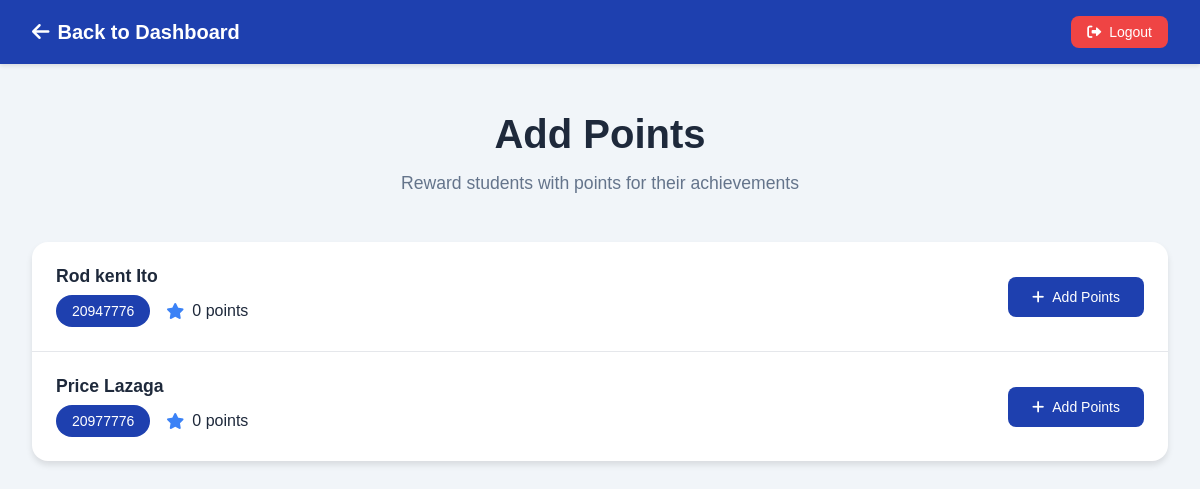
The app's page /admin/add-points (signed in), older data.
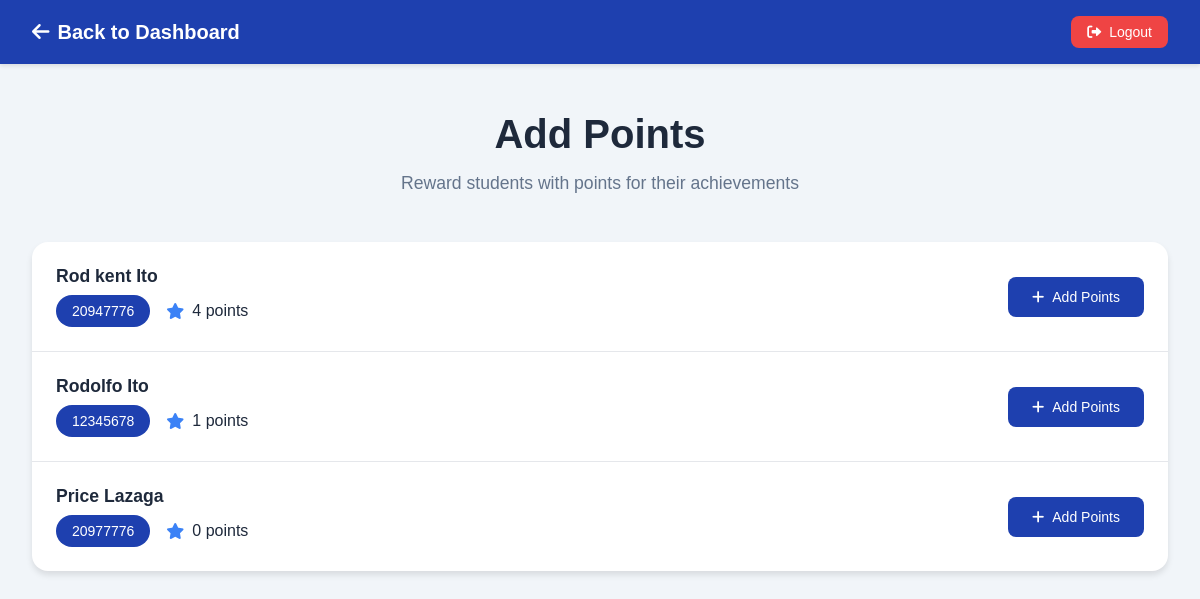
The same page, newer data.
### models.py (models this page shows, shortened)
class User(db.Model):
    __tablename__ = 'users'
    id = db.Column(db.Integer, primary_key=True)
    id_number = db.Column(db.String(20), unique=True, nullable=False)
    email = db.Column(db.String(120), unique=True, nullable=False)
    first_name = db.Column(db.String(50), nullable=False)
    middle_name = db.Column(db.String(50))
    last_name = db.Column(db.String(50), nullable=False)
    course = db.Column(db.String(100), nullable=False)
    year_level = db.Column(db.String(20), nullable=False)
    password = db.Column(db.String(200), nullable=False)
    profile_image = db.Column(db.String(200))
    is_admin = db.Column(db.Boolean, default=False, nullable=False)
    is_active = db.Column(db.Boolean, default=True)
    remaining_sessions = db.Column(db.Integer, default=30)
    points = db.Column(db.Integer, default=0)
    created_at = db.Column(db.DateTime, default=datetime.utcnow)
    updated_at = db.Column(db.DateTime, default=datetime.utcnow, onupdate=datetime.utcnow)
    sessions = db.relationship('Session', backref='user', lazy=True)
    reservations = db.relationship('Reservation', backref='user', lazy=True)
    feedback = db.relationship('Feedback', backref='user', lazy=True)

### app.py (the view, shortened to what this page needs)
@app.route('/admin/add-points', methods=['GET'])
@app.route('/admin/users/<int:user_id>/add-points', methods=['GET', 'POST'])
@login_required
@admin_required
def add_points(user_id=None):
    if request.method == 'GET':
        if user_id is None:
            users = User.query.filter_by(is_admin=False).order_by(User.last_name).all()
            return render_template('add_points.html', users=users)
        else:
            user = User.query.get_or_404(user_id)
            return render_template('add_points.html', user=user)

### app.py (called while the page is built)
def login_required(f):
    @wraps(f)
    def decorated_function(*args, **kwargs):
        if 'user_id' not in flask_session:
            flash('Please log in to access this page.', 'error')
            return redirect(url_for('index'))
        return f(*args, **kwargs)
    return decorated_function

def admin_required(f):
    @wraps(f)
    def decorated_function(*args, **kwargs):
        if 'user_id' not in flask_session:
            flash('Please log in to access this page.', 'error')
            return redirect(url_for('index'))
        user = User.query.filter_by(id_number=flask_session['user_id']).first()
        if not user or not user.is_admin:
            flash('Unauthorized access. Admin privileges required.', 'error')
            return redirect(url_for('home'))
        return f(*args, **kwargs)
    return decorated_function

### templates/add_points.html (shortened to what the changed rows need)
<!DOCTYPE html>
<html lang="en">
<head>
    <link rel="stylesheet" href="https://cdnjs.cloudflare.com/ajax/libs/font-awesome/6.0.0/css/all.min.css">
</head>
<body>
    <main class="main-content">
        <div class="header">
            <h1>Add Points</h1>
        </div>
        {% if user %}
            <div class="student-card">
                <div class="student-card-header">
                    <h2 class="student-card-title">
                        <i class="fas fa-user-graduate"></i>
                        Student Information
                    </h2>
                </div>
                <div class="student-card-info">
                    <div class="info-item">
                        <span class="info-label">Name</span>
                        <span class="info-value">{{ user.first_name }} {{ user.last_name }}</span>
                    </div>
                    <div class="info-item">
                        <span class="info-label">ID Number</span>
                        <span class="info-value">{{ user.id_number }}</span>
                    </div>
                    <div class="info-item">
                        <span class="info-label">Course</span>
                        <span class="info-value">{{ user.course }}</span>
                    </div>
                    <div class="info-item">
                        <span class="info-label">Year Level</span>
                        <span class="info-value">{{ user.year_level }}</span>
                    </div>
                    <div class="info-item">
                        <span class="info-label">Current Points</span>
                        <span class="info-value">
                            <i class="fas fa-star"></i>
                            {{ user.points }}
                        </span>
                    </div>
                </div>
            </div>
            <form class="points-form" id="addPointsForm">
                <div class="form-group">
                    <label class="form-label" for="points">
                        <i class="fas fa-plus-circle"></i>
                        Number of Points to Add
                    </label>
                    <input type="number" class="form-input" id="points" name="points" min="1" required placeholder="Enter points to add">
                </div>
                <button type="submit" class="btn btn-primary">
                    <i class="fas fa-plus"></i>
                    Add Points
                </button>
            </form>
            <div id="alertContainer"></div>
            <script>
                document.getElementById('addPointsForm').addEventListener('submit', function(e) {
                    e.preventDefault();
                    const points = document.getElementById('points').value;
                    const formData = new FormData();
                    formData.append('points', points);
                    fetch(window.location.href, {
                        method: 'POST',
                        body: formData
                    })
                    .then(response => response.json())
                    .then(data => {
                        if (data.success) {
                            showAlert('success', data.message);
                            document.getElementById('points').value = '';
                            // Update the displayed points
                            document.querySelector('.info-value:last-child').textContent = data.new_points;
                        } else {
                            showAlert('error', data.message);
                        }
                    })
                    .catch(error => {
                        console.error('Error:', error);
                        showAlert('error', 'An error occurred while adding points');
                    });
                });
                function showAlert(type, message) {
                    const alertContainer = document.getElementById('alertContainer');
                    const alert = document.createElement('div');
                    alert.className = `alert alert-${type}`;
                    alert.innerHTML = `
                        <span>${message}</span>
                        <button class="alert-close" onclick="this.parentElement.remove()">&times;</button>
                    `;
                    alertContainer.appendChild(alert);
                    // Auto-remove alert after 5 seconds
                    setTimeout(() => {
                        alert.remove();
                    }, 5000);
                }
            </script>
        {% else %}
            <div class="student-list">
                {% for user in users %}
                <div class="student-item">
                    <div class="student-info">
                        <div class="student-name">{{ user.first_name }} {{ user.last_name }}</div>
                        <div class="student-details">
                            <span class="badge">{{ user.id_number }}</span>
                            <span class="points-value">
                                <i class="fas fa-star"></i>
                                {{ user.points }} points
                            </span>
                        </div>
                    </div>
                    <a href="{{ url_for('add_points', user_id=user.id) }}" class="btn btn-primary">
                        <i class="fas fa-plus"></i>
                        Add Points
                    </a>
                </div>
                {% endfor %}
            </div>
        {% endif %}
    </main>
</body>
</html>

Row changes from the older to the newer data that the page shows:
changed User "Rod kent": points "0" → "4"
added User: first_name "Rodolfo", last_name "Ito", id_number "12345678", points "1"
